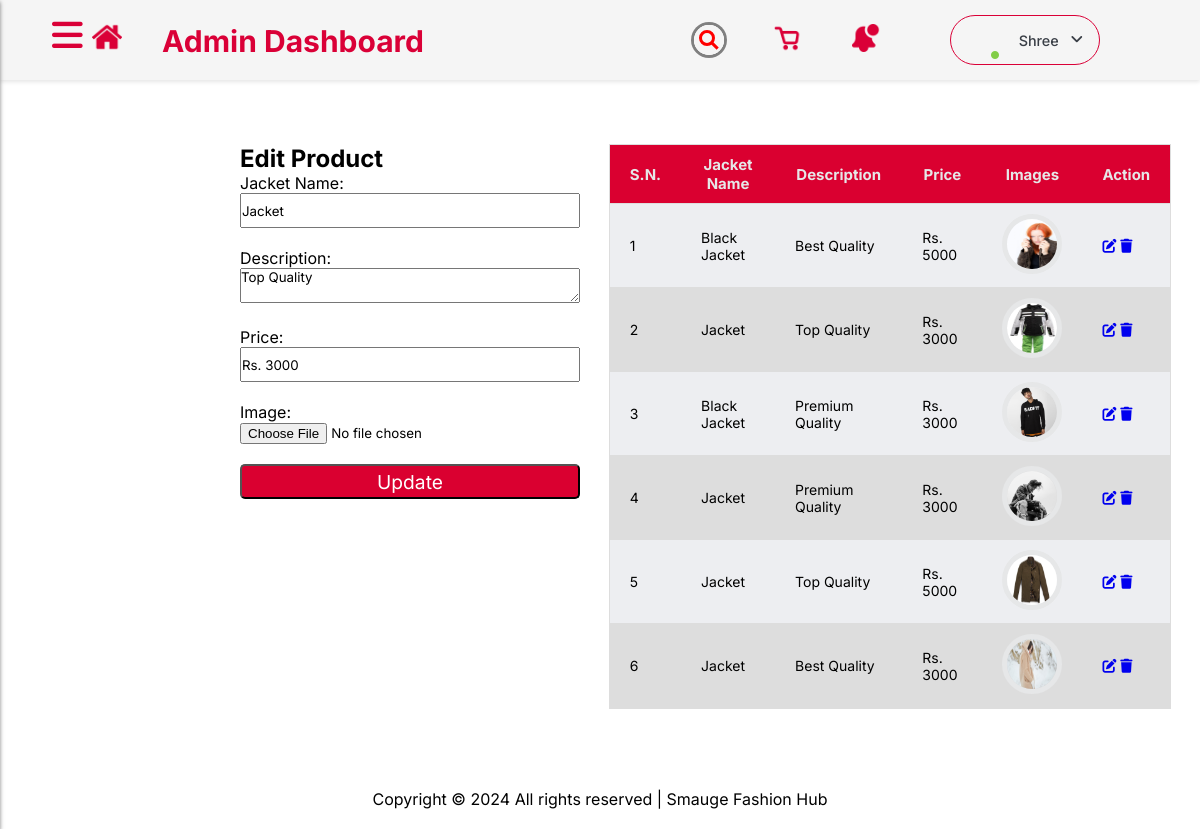
Screenshot of /edit_product/3/ with the database file from the repository.
### AdminDashboard/models.py (models this page shows)
class productsModel(models.Model):
    Jacket_Name = models.CharField(max_length=200)
    Description = models.TextField()
    Image = models.ImageField(upload_to='images/')
    Price = models.TextField()

### AdminDashboard/views.py (the view, shortened to what this page needs)
# urls.py: path('edit_product/<int:product_id>/', views.edit_product, name='edit_product'),
def edit_product(request, product_id):
    product = productsModel.objects.get(id=product_id)
    products = productsModel.objects.all()
    return render(request, 'edit_product.html', {'product': product, 'products': products})

### AdminDashboard/templates/edit_product.html (shortened to what this page needs)
{% load static %}
<!DOCTYPE html>
<html lang="en">
<head>
  <link rel="stylesheet" href="https://cdnjs.cloudflare.com/ajax/libs/font-awesome/6.4.2/css/all.min.css"
 />
  <link rel="stylesheet" href="{% static 'home/dashboard.css' %}" />
  <link rel="stylesheet" href="{% static 'home/adminn.css' %}" />
</head>
<body>
  <header id="header">
    <nav class="navbar">
      <div class="header-logo">
        <div class="admin-dash">
          <h1><img src="{% static 'home/images/icons/home.png' %}" class="home" alt="home" />Admin Dashboard</h1>
        </div>
        <div class="search">
          <div class="icon"></div>
          <div class="input">
          </div>
        </div>
        <div>
          <img src={% static "home/images/icons/basket.png" %} class="basket" alt="Cart" />
        </div>
        <div>
          <img src={% static "home/images/icons/notification.png" %} class="notification" alt="Cart" />
        </div>
        <div class="profile-dropdown">
          <div onclick="toggle()" class="profile-dropdown-btn">
            <div class="profile-img" style="background-image: url('{% static "/home/images/people/per2.jpg" %}');">
              <i class="fa-solid fa-circle"></i>
            </div>
            <span> Shree</span>
            <i class="fa-solid fa-angle-down"></i>
          </div>
        </div>
      </div>
    </nav>
  </header>
  <label for="check" id="check-label">
    <i class="fas fa-bars" id="check-btn"></i>
  </label>
  <section class="section">
    <div class="send-data">
      <h2>Edit Product</h2>
      <form method="post" enctype="multipart/form-data">
        <label for="id_name">Jacket Name:</label><br>
        <input type="text" id="id_name" name="Jacket_Name" value="{{ product.Jacket_Name }}" required><br><br>
        <label for="id_description">Description:</label><br>
        <textarea id="id_description" name="Description" rows="2" cols="40" required>{{ product.Description }}</textarea><br><br>
        <label for="id_price">Price:</label><br>
        <input type="text" id="id_price" name="Price" value="{{ product.Price }}" required><br><br>
        <label for="id_image">Image:</label><br>
        <input type="file" id="id_image" name="Image" accept="image/*"><br><br>
        <button type="submit" class="add-product">Update</button>
    </form>
    </div>
    <div class="header_fixed">
      <table>
        <thead>
          <tr>
            <th>S.N.</th>
            <th>Jacket Name</th>
            <th>Description</th>
            <th>Price</th>
            <th>Images</th>
            <th>Action</th>
          </tr>
        </thead>
        <tbody>
          {% for product in products %}
          <tr>
            <td>{{ forloop.counter }}</td>
            <td>{{ product.Jacket_Name }}</td>
            <td>{{ product.Description }}</td>
            <td>{{ product.Price }}</td>
            <td><img src="{{ product.Image.url }}" class="backend-image" alt="{{ product.Jacket_Name }}"></td>
            <td><a href="#" onclick="editProduct('{{ product.id }}')"><i class="fas fa-edit"></i></a>
              <a href="#" onclick="deleteProduct('{{ product.id }}')"><i class="fas fa-trash"></i></a>
            </td>
          </tr>
          {% endfor %}
        </tbody>
      </table>
    </div>
  </section>
  <br><br><br>
  <p class="copy">
      <center>
        Copyright &copy;
        All rights reserved | Smauge Fashion Hub
      </center>
    </p><br>
</body>
</html>

### AdminDashboard/static/home/dashboard.css (style rules this page uses)
* { margin: 0; padding: 0; font-family: 'Inter', sans-serif; scroll-behavior: smooth; box-sizing: border-box; }
.section { margin-left: 20%; margin-top: 12%; display: flex; justify-content: center; }
#id_name, #id_price, #id_description, .add-product { width: 340px; height: 35px; }
.add-product { background-color: #DA0030; color: white; border-radius: 5px; font-size: larger; }
table { width: 100%; border-collapse: collapse; }
.header_fixed { max-height: 100vh; width: 80%; overflow: auto; border: 1px solid #dddddd; margin-left: 3%; margin-right: 3%; }
.header_fixed thead th { position: sticky; top: 0; background-color: #DA0030; color: #e6e7e8; font-size: 15px; }
th, td { border-bottom: 1px solid #dddddd; padding: 10px 20px; font-size: 14px; }
td img { height: 60px; width: 60px; border-radius: 100%; border: 5px solid #e6e7e8; }
tr:nth-child(even) { background-color: #dddddd; }
tr:nth-child(odd) { background-color: #edeef1; }

### AdminDashboard/static/home/adminn.css (style rules this page uses)
* { margin: 0; padding: 0; font-family: 'Inter', sans-serif; scroll-behavior: smooth; box-sizing: border-box; }
.navbar { display: flex; justify-content: flex-end; align-items: center; font-size: 20px; font-weight: 500; width: 100%; position: fixed; z-index: 100; cursor: pointer; padding: 15px 0px; background-color: whitesmoke; box-shadow: 0 2px 4px rgba(0, 0, 0, 0.1); }
.header-logo { display: flex; flex-direction: row; align-items: center; justify-content: center; gap: 70px; margin-right: 100px; }
.basket, .notification { height: 28px; width: 28px; margin-left: -20px; }
.admin-dash { margin-right: 200px; color: #DA0037; position: sticky; }
.home { height: 30px; width: 30px; margin: 0 40px; }
.search { position: relative; width: 30px; height: 30px; border-radius: 60px; transition: 0.5s; box-shadow: 0 0 0 3px gray; overflow: hidden; }
.search .icon { position: absolute; top: 0; left: 0; width: 30px; height: 30px; background-color: whitesmoke; border-radius: 60px; display: flex; justify-content: center; align-items: center; z-index: 1000; cursor: pointer; }
.search .icon::before { content: ''; position: absolute; width: 10px; height: 10px; border: 3px solid red; border-radius: 50px; transform: translate(-2px, -2px); }
.search .icon::after { content: ''; position: absolute; width: 3px; height: 9px; background: red; transform: translate(5px, 5px) rotate(315deg); }
.search .input { position: absolute; width: 100%; height: 30px; left: 0; display: flex; justify-content: center; align-items: center; overflow: hidden; transition: width 0.5s; }
label #check-btn, label #cancel { position: fixed; cursor: pointer; border-radius: 3px; }
label #check-btn { left: 50px; top: 12px; font-size: 35px; color: #DA0037; padding: 6px 2px; transition: all .5s; }
label#check-label { position: absolute; z-index: 999; }
.profile-dropdown { position: relative; width: fit-content; }
.profile-dropdown-btn { display: flex; align-items: center; justify-content: space-between; padding-right: 1rem; font-size: 0.9rem; font-weight: 500; width: 150px; border-radius: 50px; color: #393e46; cursor: pointer; border: 1px solid #DA0037; transition: box-shadow 0.2s ease-in, background-color 0.2s ease-in, border 0.3s; }
.profile-img { position: relative; width: 3rem; height: 3rem; border-radius: 50%; background-size: cover; }
.profile-img i { position: absolute; right: 0; bottom: 0.3rem; font-size: 0.5rem; color: #82cd47; }
.profile-dropdown-btn span { margin: 0 0.5rem; margin-right: 0; }
.copy { margin: 20px 0px; }

### rows the page displays
productsModel: Jacket_Name "Jacket", Description "Top Quality", Price "Rs. 3000", Image (picture)
productsModel: Jacket_Name "Black Jacket", Description "Best Quality", Price "Rs. 5000", Image (picture)
productsModel: Jacket_Name "Black Jacket", Description "Premium Quality", Price "Rs. 3000", Image (picture)
productsModel: Jacket_Name "Jacket", Description "Premium Quality", Price "Rs. 3000", Image (picture)
productsModel: Jacket_Name "Jacket", Description "Top Quality", Price "Rs. 5000", Image (picture)
productsModel: Jacket_Name "Jacket", Description "Best Quality", Price "Rs. 3000", Image (picture)
